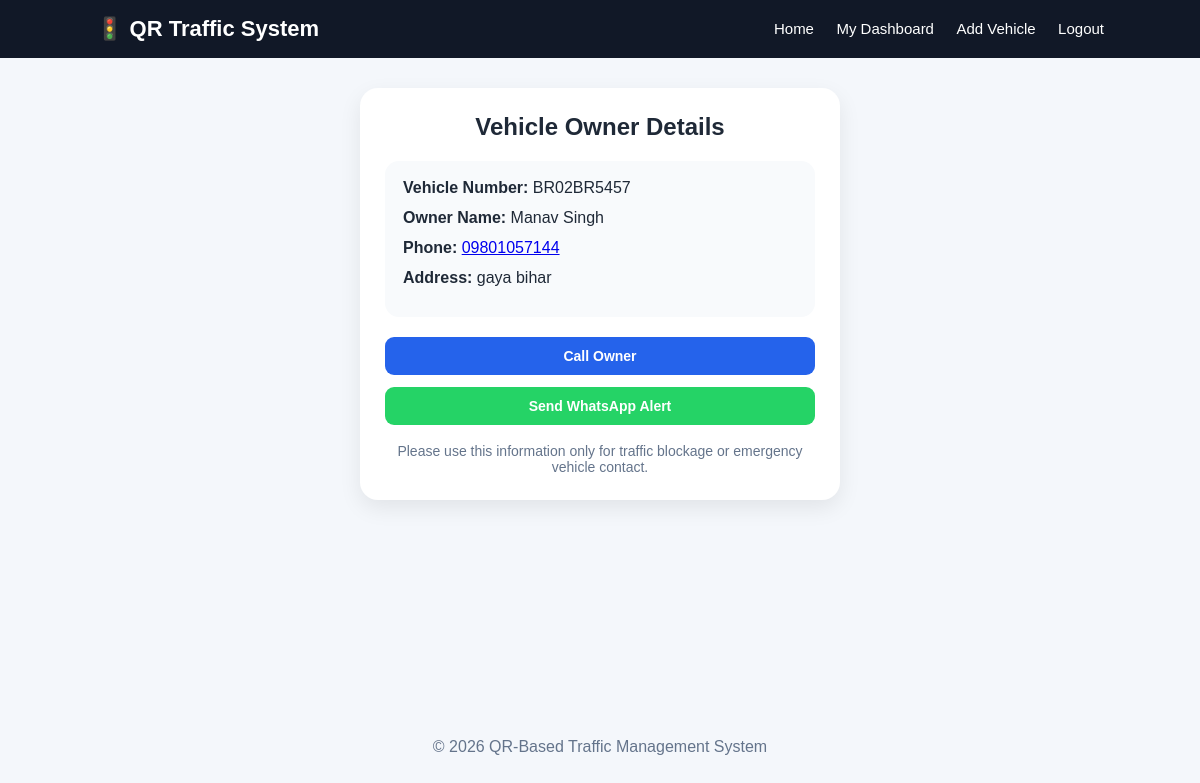
Page /vehicle/2 (signed in) on the committed database.
### tables this page shows
CREATE TABLE vehicles (
            id INTEGER PRIMARY KEY AUTOINCREMENT,
            user_id INTEGER,
            vehicle_no TEXT UNIQUE NOT NULL,
            owner_name TEXT NOT NULL,
            phone TEXT NOT NULL,
            address TEXT,
            qr_filename TEXT,
            created_at TEXT,
            FOREIGN KEY(user_id) REFERENCES users(id)
        );

### app.py (the view)
@app.route("/vehicle/<int:vehicle_id>")
def vehicle_details(vehicle_id):
    conn = get_db()
    vehicle = conn.execute(
        "SELECT * FROM vehicles WHERE id = ?",
        (vehicle_id,)
    ).fetchone()
    conn.close()
    if vehicle is None:
        return render_template("not_found.html"), 404
    return render_template("vehicle_details.html", vehicle=vehicle)

### app.py (called while the page is built)
def get_db():
    conn = sqlite3.connect(DB_NAME)
    conn.row_factory = sqlite3.Row
    return conn

### templates/vehicle_details.html
{% extends "base.html" %}
{% block content %}
<div class="public-card">
    <h2>Vehicle Owner Details</h2>
    <div class="vehicle-box">
        <p><strong>Vehicle Number:</strong> {{ vehicle.vehicle_no }}</p>
        <p><strong>Owner Name:</strong> {{ vehicle.owner_name }}</p>
        <p><strong>Phone:</strong> <a href="tel:{{ vehicle.phone }}">{{ vehicle.phone }}</a></p>
        <p><strong>Address:</strong> {{ vehicle.address or "Not available" }}</p>
    </div>
    <a class="btn primary full" href="tel:{{ vehicle.phone }}">Call Owner</a>
    <a class="btn whatsapp full"
       target="_blank"
       href="https://wa.me/91{{ vehicle.phone }}?text=Hello%20{{ vehicle.owner_name }},%20your%20vehicle%20{{ vehicle.vehicle_no }}%20is%20blocking%20traffic.%20Please%20move%20it.">
       Send WhatsApp Alert
    </a>
    <p class="warning-text">
        Please use this information only for traffic blockage or emergency vehicle contact.
    </p>
</div>
{% endblock %}

### static/css/style.css (style rules this page uses)
* { margin: 0; padding: 0; box-sizing: border-box; font-family: Arial, Helvetica, sans-serif; }
body { background: #f4f7fb; color: #1f2937; }
.btn { display: inline-block; border: none; padding: 11px 18px; border-radius: 9px; cursor: pointer; text-decoration: none; font-weight: bold; font-size: 14px; }
.primary { background: #2563eb; color: white; }
.full { width: 100%; text-align: center; }
.card, .form-card, .public-card { background: white; border-radius: 18px; padding: 25px; box-shadow: 0 8px 22px rgba(0,0,0,0.08); }
.form-card h2, .public-card h2 { margin-bottom: 20px; text-align: center; }
.public-card { max-width: 480px; margin: 0 auto; text-align: center; }
.vehicle-box { text-align: left; background: #f8fafc; border-radius: 14px; padding: 18px; margin-bottom: 20px; }
.vehicle-box p { margin-bottom: 12px; }
.warning-text { margin-top: 18px; color: #64748b; font-size: 14px; }
.whatsapp { background: #25D366; color: white; margin-top: 12px; }

### rows in the picture
vehicles: vehicle_no "BR02BR5457", owner_name "Manav Singh", phone "09801057144", address "gaya bihar"
